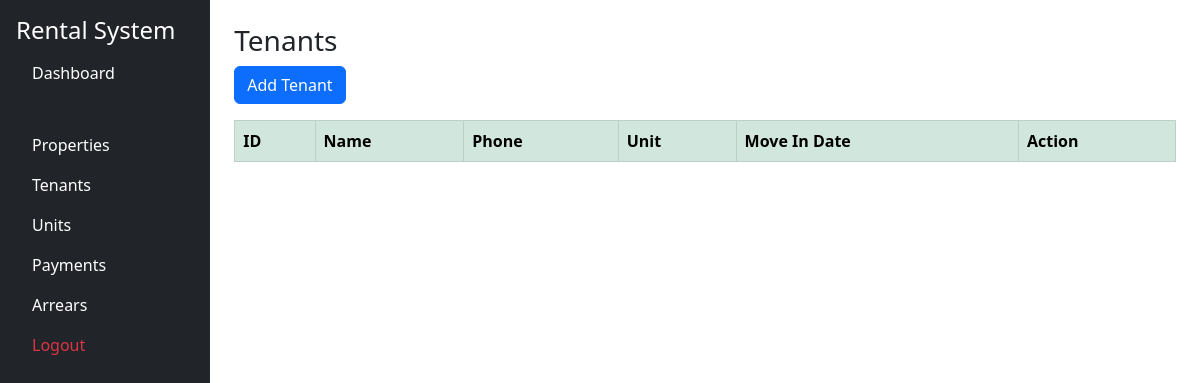
The app's page /tenants (signed in), older data.
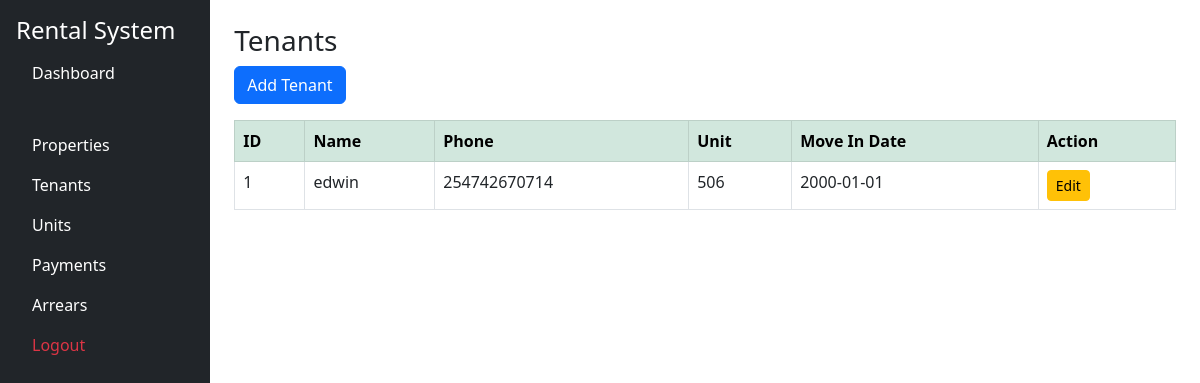
The same page, newer data.
### models.py (models this page shows)
class Tenant(db.Model):
    __tablename__ = "tenants"
    id = db.Column(db.Integer, primary_key=True)
    unit_id = db.Column(
        db.Integer,
        db.ForeignKey("units.id", ondelete="RESTRICT"),
        unique=True,
        nullable=False,
    )
    full_name = db.Column(db.String(255), nullable=False)
    phone = db.Column(db.String(32), nullable=False)
    id_number = db.Column(db.String(64), nullable=False)
    move_in_date = db.Column(db.String(32), nullable=False)

class Unit(db.Model):
    __tablename__ = "units"
    id = db.Column(db.Integer, primary_key=True)
    property_id = db.Column(
        db.Integer,
        db.ForeignKey("properties.id", ondelete="CASCADE"),
        nullable=False,
    )
    unit_number = db.Column(db.String(255), nullable=False)
    rent_amount = db.Column(db.Float, nullable=False)
    status = db.Column(db.String(32), nullable=False, default="vacant")
    __table_args__ = (
        UniqueConstraint("property_id", "unit_number", name="uq_units_property_unit_number"),
    )

### app.py (the view)
@app.route("/tenants")
def tenants():
    if "user" not in session:
        return redirect(url_for("login"))
    tenants_list = (
        db.session.query(
            Tenant.id,
            Tenant.full_name,
            Tenant.phone,
            Unit.unit_number,
            Tenant.move_in_date,
        )
        .outerjoin(Unit, Tenant.unit_id == Unit.id)
        .order_by(Tenant.id.desc())
        .all()
    )
    return render_template("tenants.html", tenants=tenants_list)

### templates/tenants.html
{% extends 'base.html' %}
{% block content %}
<h3>Tenants</h3>
<a href="{{ url_for('add_tenant') }}" class="btn btn-primary mb-3">Add Tenant</a>
<table class="table table-bordered">
    <tr class="table-success">
        <th>ID</th>
        <th>Name</th>
        <th>Phone</th>
        <th>Unit</th>
        <th>Move In Date</th>
        <th>Action</th>
    </tr>
    {% for tenant in tenants %}
    <tr>
        <td>{{ tenant[0] }}</td>
        <td>{{ tenant[1] }}</td>
        <td>{{ tenant[2] }}</td>
        <td>{{ tenant[3] }}</td>
        <td>{{ tenant[4] }}</td>
        <td><a href="/edit_tenant/{{ tenant[0] }}" class="btn btn-sm btn-warning">Edit</a></td>
    </tr>
    {% endfor %}
</table>
{% endblock %}

### templates/base.html (shortened to what this page needs)
<!DOCTYPE html>
<html lang="en">
<head>
    <link rel="stylesheet" href="https://cdn.jsdelivr.net/npm/bootstrap@5.3.0/dist/css/bootstrap.min.css"
        rel="stylesheet">
    <link href="https://cdn.jsdelivr.net/npm/bootstrap-icons/font/bootstrap-icons.css" rel="stylesheet">
</head>
<body>
    <div class="d-flex">
        {% include 'includes/sidebar.html' %}
        <div class="p-4" style="width: 100%;">
            {% block content %}{% endblock %}
        </div>
    </div>
</body>
</html>

### templates/includes/sidebar.html
<div class="bg-dark text-white p-3" style="width: 250px; height: 100vh;">
    <h4>Rental System</h4>
    <ul class="nav flex-column">
        <li><a href="/dashboard" class="nav-link text-white">Dashboard</li>
        <li><a href="/properties" class="nav-link text-white">Properties</a></li>
        <li><a href="/tenants" class="nav-link text-white">Tenants</a></li>
        <li>
            <a href="/add_unit" class="nav-link text-white">Units</a>
        </li>
        <li><a href="/payments" class="nav-link text-white">Payments</a></li>
        <li><a href="/arrears" class="nav-link text-white">Arrears</a></li>
        <li><a href="/logout" class="nav-link text-danger">Logout</a></li>
    </ul>
</div>

Row changes from the older to the newer data that the page shows:
added Tenant: id "1", full_name "edwin", phone "254742670714", unit_number "506", move_in_date "2000-01-01"
